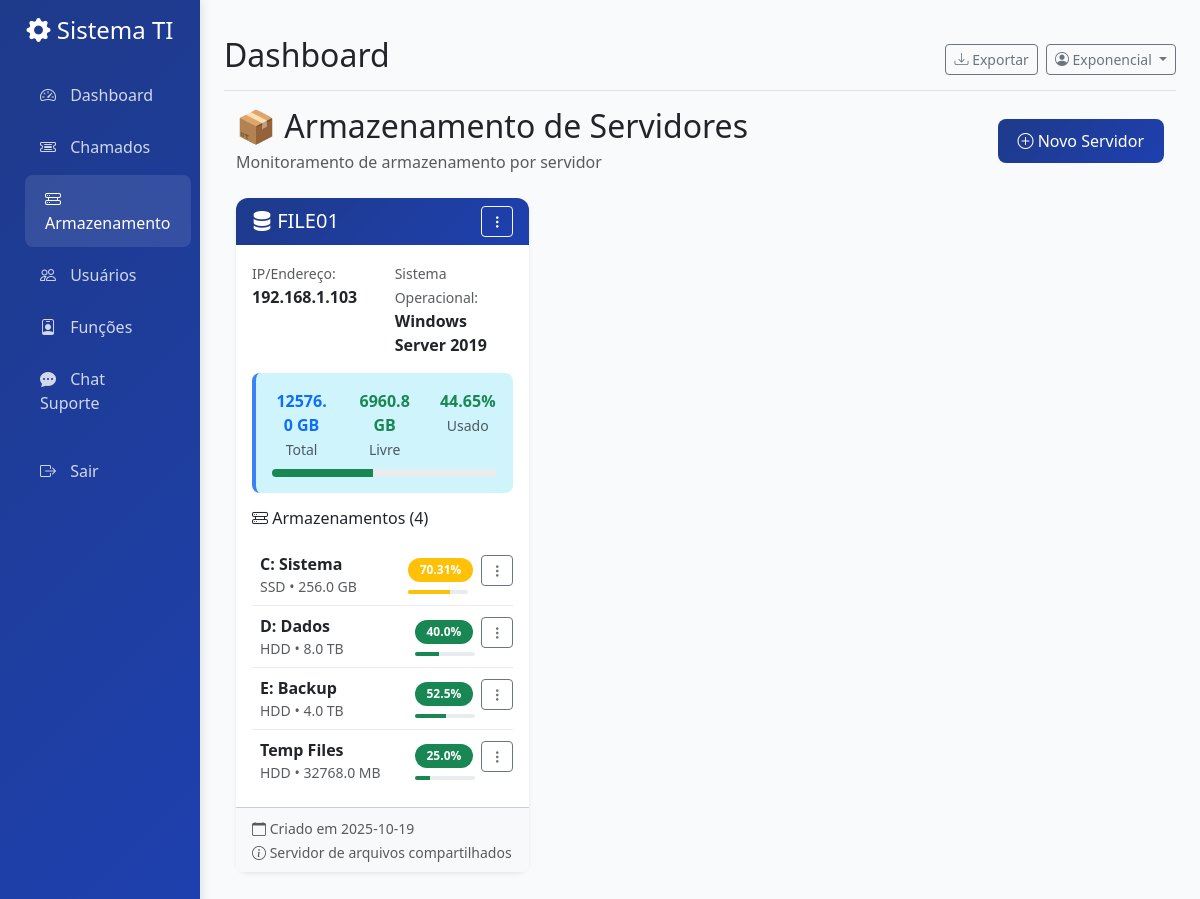
The page /storage/ (signed in) on the database its author committed.
### tables this page shows
CREATE TABLE servidores (
        id INTEGER PRIMARY KEY AUTOINCREMENT,
        nome TEXT NOT NULL UNIQUE,
        descricao TEXT,
        ip_endereco TEXT,
        sistema_operacional TEXT,
        observacoes TEXT,
        created_at TIMESTAMP DEFAULT CURRENT_TIMESTAMP,
        updated_at TIMESTAMP DEFAULT CURRENT_TIMESTAMP
    );

CREATE TABLE armazenamentos (
        id INTEGER PRIMARY KEY AUTOINCREMENT,
        servidor_id INTEGER NOT NULL,
        nome TEXT NOT NULL,
        tipo TEXT NOT NULL, -- 'SSD', 'HDD', 'NVMe', etc.
        capacidade_valor REAL NOT NULL,
        capacidade_unidade TEXT NOT NULL, -- 'GB' ou 'TB'
        usado_valor REAL NOT NULL,
        usado_unidade TEXT NOT NULL, -- 'GB' ou 'TB'
        observacoes TEXT,
        created_at TIMESTAMP DEFAULT CURRENT_TIMESTAMP,
        updated_at TIMESTAMP DEFAULT CURRENT_TIMESTAMP,
        FOREIGN KEY (servidor_id) REFERENCES servidores (id) ON DELETE CASCADE
    );

### routes/servidor_routes.py (the view)
@servidor_bp.route('/')
@login_required
def listar_servidores():
    if not can_access_storage():
        flash('Acesso negado! Você não tem permissão para acessar o armazenamento de servidores.', 'danger')
        return redirect(url_for('dashboard'))
    conn = get_db_connection()
    servidores_raw = conn.execute('''
        SELECT * FROM servidores
        ORDER BY nome
    ''').fetchall()
    servidores = []
    for servidor_row in servidores_raw:
        servidor = dict(servidor_row)
        armazenamentos_raw = conn.execute('''
            SELECT * FROM armazenamentos
            WHERE servidor_id = ?
            ORDER BY nome
        ''', (servidor['id'],)).fetchall()
        armazenamentos = []
        for arm_row in armazenamentos_raw:
            armazenamento = dict(arm_row)
            class MockArmazenamento:
                def __init__(self, data):
                    self.__dict__.update(data)
                    self.capacidade_gb = round(self._to_gb(self.capacidade_valor, self.capacidade_unidade), 2)
                    self.usado_gb = round(self._to_gb(self.usado_valor, self.usado_unidade), 2)
                    self.livre_gb = round(self.capacidade_gb - self.usado_gb, 2)
                    self.percentual_uso = round((self.usado_gb / self.capacidade_gb) * 100, 2) if self.capacidade_gb > 0 else 0.0
                    self.percentual_livre = round(100 - self.percentual_uso, 2)
                    self.status_cor = self._get_status_cor(self.percentual_uso)
                def _to_gb(self, valor, unidade):
                    if unidade.upper() == 'TB':
                        return valor * 1024
                    elif unidade.upper() == 'MB':
                        return valor / 1024
                    return valor
                def _get_status_cor(self, percentual_uso):
                    if percentual_uso < 70:
                        return 'success'
                    elif percentual_uso < 85:
                        return 'warning'
                    return 'danger'
            armazenamentos.append(MockArmazenamento(armazenamento))
        class MockServidor:
            def __init__(self, data, armazenamentos):
                self.__dict__.update(data)
                self.armazenamentos = armazenamentos
                self.total_armazenamentos = len(armazenamentos)
                self.capacidade_total_gb = sum(arm.capacidade_gb for arm in armazenamentos)
                self.usado_total_gb = sum(arm.usado_gb for arm in armazenamentos)
                self.livre_total_gb = round(self.capacidade_total_gb - self.usado_total_gb, 2)
                self.percentual_uso_total = round((self.usado_total_gb / self.capacidade_total_gb) * 100, 2) if self.capacidade_total_gb > 0 else 0.0
                self.status_cor_total = self._get_status_cor(self.percentual_uso_total)
            def _get_status_cor(self, percentual_uso):
                if percentual_uso < 70:
                    return 'success'
                elif percentual_uso < 85:
                    return 'warning'
                return 'danger'
        servidores.append(MockServidor(servidor, armazenamentos))
    conn.close()
    return render_template('servidores_lista.html', servidores=servidores)

### app.py (called while the page is built)
def get_user_role():
    if 'user_id' not in session:
        return None
    return session.get('role')

def is_admin():
    return get_user_role() == 'admin'

def can_access_chamados():
    role = get_user_role()
    return role in ['admin', 'diretor', 'supervisor', 'tech', 'administrativo', 'user']

def can_access_storage():
    role = get_user_role()
    return role in ['admin', 'diretor', 'supervisor', 'tech']

def can_access_funcoes():
    return get_user_role() == 'admin'

def can_access_chat():
    role = get_user_role()
    return role in ['admin', 'diretor', 'supervisor', 'tech', 'administrativo']

### routes/servidor_routes.py (called while the page is built)
def get_db_connection():
    conn = sqlite3.connect(DATABASE)
    conn.row_factory = sqlite3.Row
    return conn

def login_required(f):
    from functools import wraps
    @wraps(f)
    def decorated_function(*args, **kwargs):
        if 'user_id' not in session:
            from flask import redirect, url_for
            return redirect(url_for('login'))
        return f(*args, **kwargs)
    return decorated_function

def can_access_storage():
    if 'user_id' not in session:
        return False
    role = session.get('role')
    return role in ['admin', 'diretor', 'supervisor', 'tech']

### templates/servidores_lista.html (shortened to what this page needs)
{% extends "base.html" %}
{% block content %}
<div class="container-fluid">
    <div class="row">
        <div class="col-12">
            <div class="d-flex justify-content-between align-items-center mb-4">
                <div>
                    <h2 class="mb-1">📦 Armazenamento de Servidores</h2>
                    <p class="text-muted mb-0">Monitoramento de armazenamento por servidor</p>
                </div>
                <div>
                    <a href="{{ url_for('servidor.novo_servidor') }}" class="btn btn-primary">
                        <i class="bi bi-plus-circle"></i> Novo Servidor
                    </a>
                </div>
            </div>
            {% if servidores %}
            <div class="row">
                {% for servidor in servidores %}
                <div class="col-lg-6 col-xl-4 mb-4">
                    <div class="card h-100 shadow-sm">
                        <div class="card-header bg-primary text-white">
                            <div class="d-flex justify-content-between align-items-center">
                                <h5 class="mb-0">
                                    <i class="bi bi-server"></i> {{ servidor.nome }}
                                </h5>
                                <div class="dropdown">
                                    <button class="btn btn-sm btn-outline-light" type="button" data-bs-toggle="dropdown">
                                        <i class="bi bi-three-dots-vertical"></i>
                                    </button>
                                </div>
                            </div>
                        </div>
                        <div class="card-body">
                            <div class="row mb-3">
                                <div class="col-6">
                                    <small class="text-muted">IP/Endereço:</small><br>
                                    <strong>{{ servidor.ip_endereco or 'N/A' }}</strong>
                                </div>
                                <div class="col-6">
                                    <small class="text-muted">Sistema Operacional:</small><br>
                                    <strong>{{ servidor.sistema_operacional or 'N/A' }}</strong>
                                </div>
                            </div>
                            <div class="alert alert-info mb-3">
                                <div class="row text-center">
                                    <div class="col-4">
                                        <div class="fw-bold text-primary">{{ servidor.capacidade_total_gb }} GB</div>
                                        <small class="text-muted">Total</small>
                                    </div>
                                    <div class="col-4">
                                        <div class="fw-bold text-success">{{ servidor.livre_total_gb }} GB</div>
                                        <small class="text-muted">Livre</small>
                                    </div>
                                    <div class="col-4">
                                        <div class="fw-bold text-{{ servidor.status_cor_total }}">{{ servidor.percentual_uso_total }}%</div>
                                        <small class="text-muted">Usado</small>
                                    </div>
                                </div>
                                <div class="progress mt-2" style="height: 8px;">
                                    <div class="progress-bar bg-{{ servidor.status_cor_total }}"
                                         style="width: {{ servidor.percentual_uso_total }}%"></div>
                                </div>
                            </div>
                            <h6 class="mb-3">
                                <i class="bi bi-hdd-rack"></i>
                                Armazenamentos ({{ servidor.total_armazenamentos }})
                            </h6>
                            {% if servidor.armazenamentos %}
                            <div class="list-group list-group-flush">
                                {% for armazenamento in servidor.armazenamentos %}
                                <div class="list-group-item px-0 py-2">
                                    <div class="d-flex justify-content-between align-items-center">
                                        <div class="flex-grow-1">
                                            <div class="d-flex align-items-center">
                                                <div>
                                                    <strong>{{ armazenamento.nome }}</strong>
                                                    <small class="text-muted d-block">{{ armazenamento.tipo }} • {{ armazenamento.capacidade_valor }} {{ armazenamento.capacidade_unidade }}</small>
                                                </div>
                                            </div>
                                        </div>
                                        <div class="text-end">
                                            <div class="d-flex align-items-center">
                                                <span class="badge bg-{{ armazenamento.status_cor }} me-2">{{ armazenamento.percentual_uso }}%</span>
                                                <div class="dropdown">
                                                    <button class="btn btn-sm btn-outline-secondary" type="button" data-bs-toggle="dropdown">
                                                        <i class="bi bi-three-dots-vertical"></i>
                                                    </button>
                                                </div>
                                            </div>
                                            <div class="progress mt-1" style="height: 4px; width: 60px;">
                                                <div class="progress-bar bg-{{ armazenamento.status_cor }}"
                                                     style="width: {{ armazenamento.percentual_uso }}%"></div>
                                            </div>
                                        </div>
                                    </div>
                                </div>
                                {% endfor %}
                            </div>
                            {% endif %}
                        </div>
                        <div class="card-footer bg-light">
                            <small class="text-muted">
                                <i class="bi bi-calendar"></i> Criado em {{ servidor.created_at[:10] }}
                                {% if servidor.observacoes %}
                                <br><i class="bi bi-info-circle"></i> {{ servidor.observacoes[:50] }}{% if servidor.observacoes|length > 50 %}...{% endif %}
                                {% endif %}
                            </small>
                        </div>
                    </div>
                </div>
                {% endfor %}
            </div>
            {% endif %}
        </div>
    </div>
</div>
{% endblock %}

### templates/base.html (style rules this page uses)
:root { --primary-color: #1e3a8a; --secondary-color: #6b7280; --success-color: #10b981; --warning-color: #f59e0b; --danger-color: #ef4444; --info-color: #3b82f6; }
body { background-color: #f8fafc; font-family: 'Segoe UI', Tahoma, Geneva, Verdana, sans-serif; }
.card { border: none; border-radius: 12px; box-shadow: 0 4px 6px rgba(0,0,0,0.05); transition: transform 0.2s ease, box-shadow 0.2s ease; }
.card-header { background: linear-gradient(135deg, var(--primary-color) 0%, #1e40af 100%); color: white; border-radius: 12px 12px 0 0 !important; border: none; }
.btn-primary { background: linear-gradient(135deg, var(--primary-color) 0%, #1e40af 100%); border: none; border-radius: 8px; padding: 10px 20px; font-weight: 500; }
.badge { font-size: 0.75rem; padding: 6px 12px; border-radius: 20px; }
.alert { border: none; border-radius: 8px; border-left: 4px solid; }
.alert-info { border-left-color: var(--info-color); }

### templates/servidores_lista.html (style rules this page uses)
.card { transition: transform 0.2s ease-in-out; }
.list-group-item { border: none; border-bottom: 1px solid #e9ecef; }
.list-group-item:last-child { border-bottom: none; }

### rows shown on the page
servidores: nome "FILE01", ip_endereco "192.168.1.103", sistema_operacional "Windows Server 2019", capacidade_total_gb "12576.0", livre_total_gb "6960.8", percentual_uso_total "44.65", total_armazenamentos "4", created_at "2025-10-19", observacoes "Servidor de arquivos compartilhados"
armazenamentos: nome "C: Sistema", tipo "SSD", capacidade_valor "256.0", capacidade_unidade "GB", percentual_uso "70.31"
armazenamentos: nome "D: Dados", tipo "HDD", capacidade_valor "8.0", capacidade_unidade "TB", percentual_uso "40.0"
armazenamentos: nome "E: Backup", tipo "HDD", capacidade_valor "4.0", capacidade_unidade "TB", percentual_uso "52.5"
armazenamentos: nome "Temp Files", tipo "HDD", capacidade_valor "32768.0", capacidade_unidade "MB", percentual_uso "25.0"

### other values the page prints
{{ session.username }} "Exponencial"
